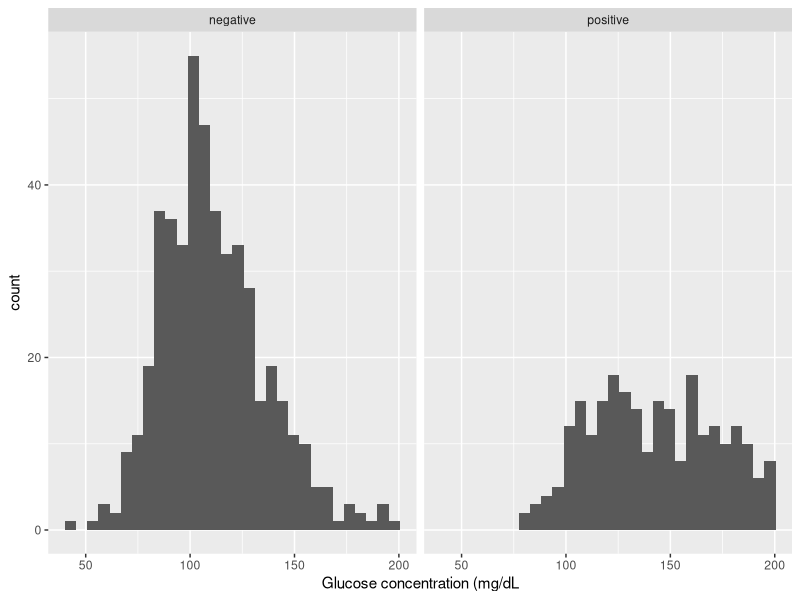
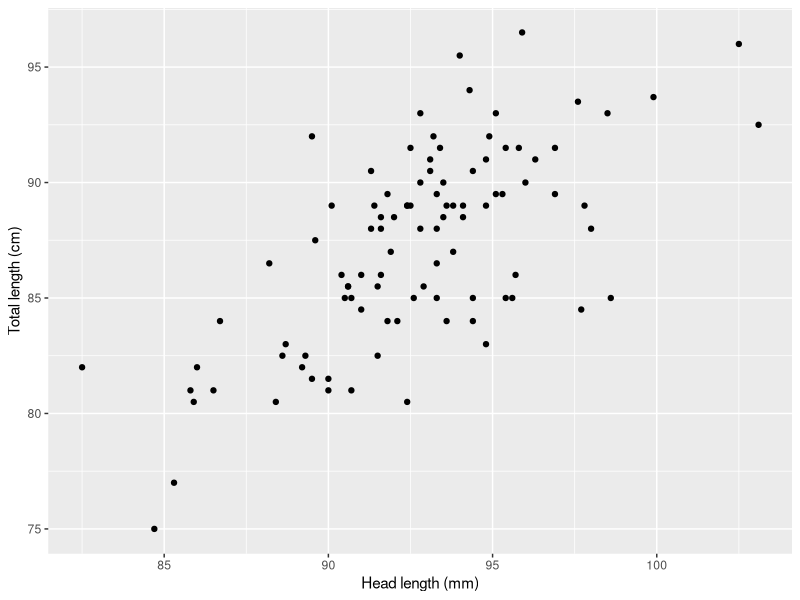
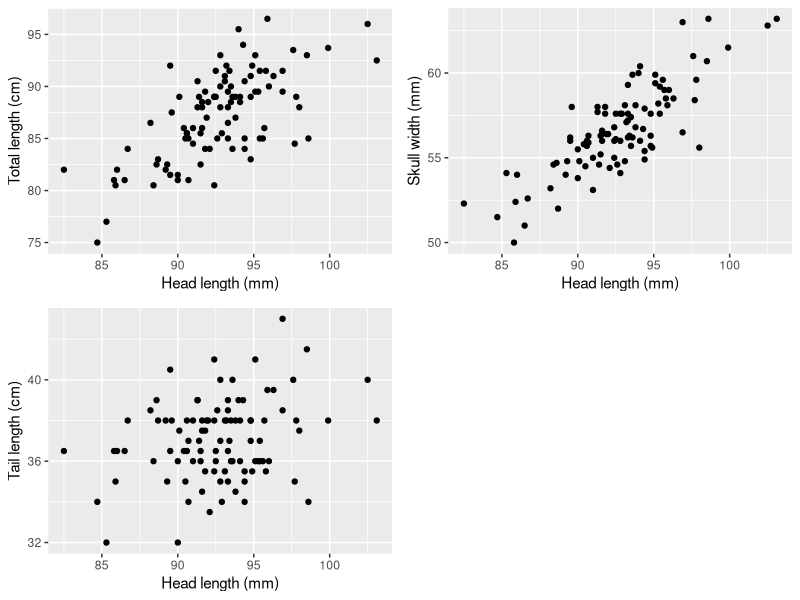

Here is the R script that generated these plots, in order:
## ---- chunk 1
wkdir <- "~/Dropbox/teaching/LIFE707/LIFE707_24_25/Topic_material/separate_topics/Topic_3"

knitr::opts_chunk$set(echo = TRUE, root.dir = wkdir)

setwd(wkdir)
## ---- chunk 2
library(tidyverse)
## ---- chunk 3
pima <- read.table("pima_cleaned.txt",header=TRUE) #we'll just call the dataframe pima
pima$test<- factor(pima$test) # test is either positive or negative for diabetes and we tell R it's a factor

#What does it look like, can also use View(pima)
summary(pima)
## ---- chunk 4
#what to plot, we're interested in glucose distribution
pima.hist <- ggplot(data=pima, mapping = aes(x=glucose))

#how to plot it, histograms for negative and positive individuals
pima.hist + geom_histogram() + facet_wrap(~test) +
  xlab("Glucose concentration (mg/dL")


#you could also try
#pima.hist + geom_density() + facet_wrap(~test)

## ---- chunk 5
pima.positive <- pima[pima$test=="positive",]
## ---- chunk 6
pima.negative <- pima[pima$test=="negative",]
## ---- chunk 7
mean(pima.negative$glucose)
mean(pima.positive$glucose)
## ---- chunk 8
sd(pima.negative$glucose)
sd(pima.positive$glucose)
## ---- chunk 9
#negative
sd(pima.negative$glucose)/sqrt(475)

#positive
sd(pima.positive$glucose)/sqrt(248)
## ---- chunk 10
#one line of code saves you the hard work of calculating means and standard errors for each group...
t.test(glucose ~ test, data=pima)
## ---- chunk 11
possum <- read.csv("possum.csv")
head(possum)
## ---- chunk 12
possum.plot1 <- ggplot(data=possum, aes(x=hdlngth,y=totlngth))
possum.plot1 + geom_point() +
  xlab("Head length (mm)") + ylab("Total length (cm)")
## ---- chunk 13
possum.plot2 <- ggplot(data=possum, aes(x=hdlngth,y=skullw))
possum.plot3 <- ggplot(data=possum, aes(x=hdlngth,y=taill))

library(gridExtra)

p1 <- possum.plot1 + geom_point() +
  xlab("Head length (mm)") + ylab("Total length (cm)")
p2 <- possum.plot2 + geom_point() +
  xlab("Head length (mm)") + ylab("Skull width (mm)")
p3 <- possum.plot3 + geom_point() +
  xlab("Head length (mm)") + ylab("Tail length (cm)")

grid.arrange(p1,p2,p3,nrow=2)
## ---- chunk 14
cor(possum$hdlngth, possum$skullw) 
#note that we use dataframe$variable to specify the variables we're interested in
## ---- chunk 15
cor.test(possum$hdlngth, possum$skullw)
## ---- chunk 16
cor(possum$hdlngth, possum$totlngth)
cor(possum$hdlngth, possum$taill)

cor.test(possum$hdlngth, possum$totlngth)
cor.test(possum$hdlngth, possum$taill)

cor(possum[,c("hdlngth","totlngth","skullw","taill")])

## ---- chunk 17
barley <- read.csv("barley.csv")
head(barley)
nrow(barley)
## ---- chunk 18
table(barley$genotype,barley$status)
## ---- chunk 19
chisq.test(barley$genotype,barley$status)
